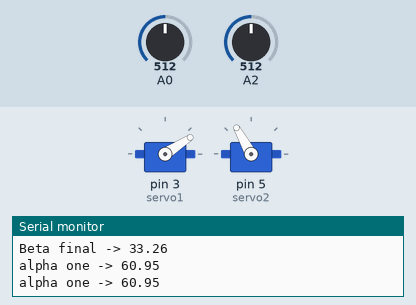
Recording of a sketch running on a simulated Arduino Uno, built with avr-gcc and run on an emulated ATmega328P. Parts: 2 × servo, the last lines printed to the serial monitor. The inputs (shaded band) are chosen by the test bench; at power-on: A2 = 512, A0 = 512.

Above: at 1.2 s.
1.3 s: A2 set to 716
At 2.1 s:
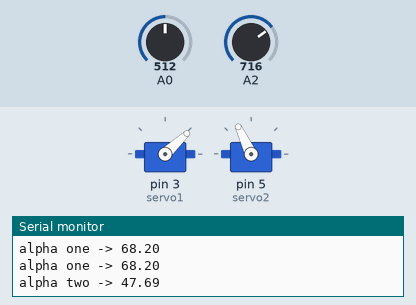
3.0 s: A0 set to 306
At 4.3 s:
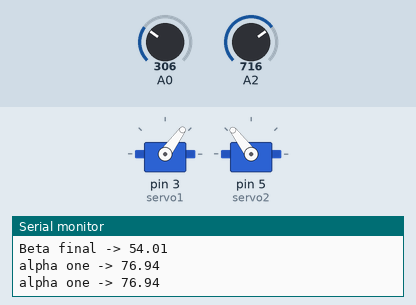
4.6 s: A0 set to 607
At 5.2 s:
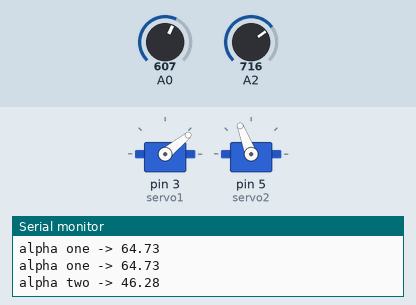
7.6 s: A0 set to 635
At 8.2 s:
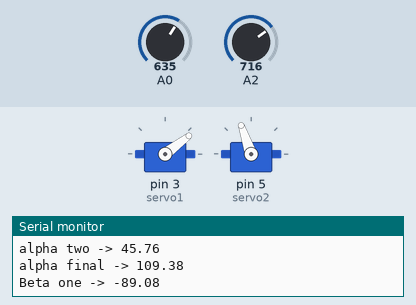
10.6 s: A2 set to 894
At 11.4 s:
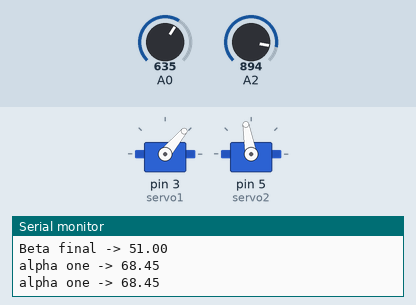
13.6 s: A2 set to 918
At 15.1 s:
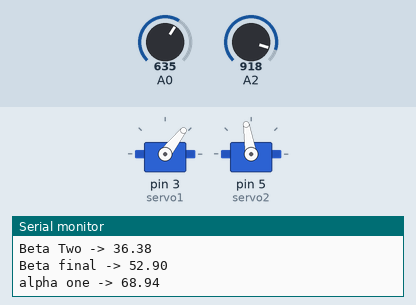
Timing chart, 0 to 16.3 s (numbered marks = the images above; inputs shaded):
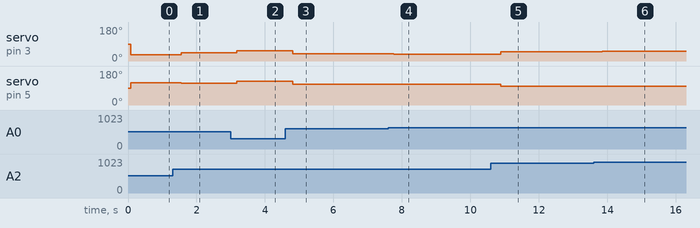

The sketch:

4DOF_Triangular_robot.ino
```cpp
#include <math.h>
#include <Servo.h>

Servo servo1, servo2;

int x_max = 100;
int y_max = 180;

double x;
double y;
double linkOne = 100.0, linkTwo = 100.0;
double alphaOne, alphaTwo, alphaFinal;
double betaOne, betaTwo, betaFinal;
double c, d = 60.0, e;

void setup() {
  // put your setup code here, to run once:
  Serial.begin(9600);
  servo1.attach(3);
  servo2.attach(5);
}

void loop() {
  int xRead, yRead;

  xRead = analogRead(A0);
  yRead = analogRead(A2);

  x = map(xRead, 0, 1023, 0, x_max);
  y = map(yRead, 0, 1023, 0, y_max);

  // put your main code here, to run repeatedly:
  c = sqrt((x*x) + (y*y));
  e = sqrt(((d-x) * (d-x)) + (y*y));

  alphaOne = atan(y/x) * (180/PI);
  alphaTwo = acos(((linkTwo * linkTwo) - (c*c) - (linkOne * linkOne)) / (-2 * linkOne * c)) * (180/PI);
  betaOne  = atan(y/(d-x)) * (180/PI);
  betaTwo  = acos(((linkTwo * linkTwo) - (e*e) - (linkOne * linkOne)) / (-2 * linkOne * e)) * (180 / PI);

  if (x < 0){
    alphaFinal = 180 + ((alphaOne) + (alphaTwo));
    betaFinal = 180 - (betaOne + betaTwo);
  }
  else if (x > d){
    alphaFinal = alphaOne + alphaTwo;
    betaFinal = -1 * (betaOne + betaTwo);
  }
  else{
    alphaFinal = alphaOne + alphaTwo;
    betaFinal = 180 - (betaOne + betaTwo);
  }

  Serial.print("alpha one -> ");
  Serial.println(alphaOne);

  Serial.print("alpha two -> ");
  Serial.println(alphaTwo);

  Serial.print("alpha final -> ");
  Serial.println(alphaFinal);

  Serial.print("Beta one -> ");
  Serial.println(betaOne);

  Serial.print("Beta Two -> ");
  Serial.println(betaTwo);

  Serial.print("Beta final -> ");
  Serial.println(betaFinal);

  Serial.print("alpha one -> ");
  Serial.println(alphaOne);

  servo2.write(alphaFinal);
  servo1.write(betaFinal);
}
```

Measured:
- after the input at 1.3 s, servo on pin 3 (servo1): 33° → 43° after 0.26 s; servo on pin 5 (servo2): 119° → 115° after 0.26 s
- after the input at 3.0 s, servo on pin 3 (servo1): 43° → 54° after 0.18 s; servo on pin 5 (servo2): 115° → 127° after 0.18 s
- after the input at 4.6 s, servo on pin 3 (servo1): 54° → 39° after 0.21 s; servo on pin 5 (servo2): 127° → 111° after 0.21 s
- after the input at 7.6 s, servo on pin 3 (servo1): 39° → 37° after 0.16 s; servo on pin 5 (servo2): 111° → 109° after 0.16 s
- after the input at 10.6 s, servo on pin 3 (servo1): 37° → 50° after 0.29 s; servo on pin 5 (servo2): 109° → 100° after 0.29 s
- after the input at 13.6 s, servo on pin 3 (servo1): 50° → 52° after 0.26 s; servo on pin 5 (servo2): 100° → 99° after 0.26 s
